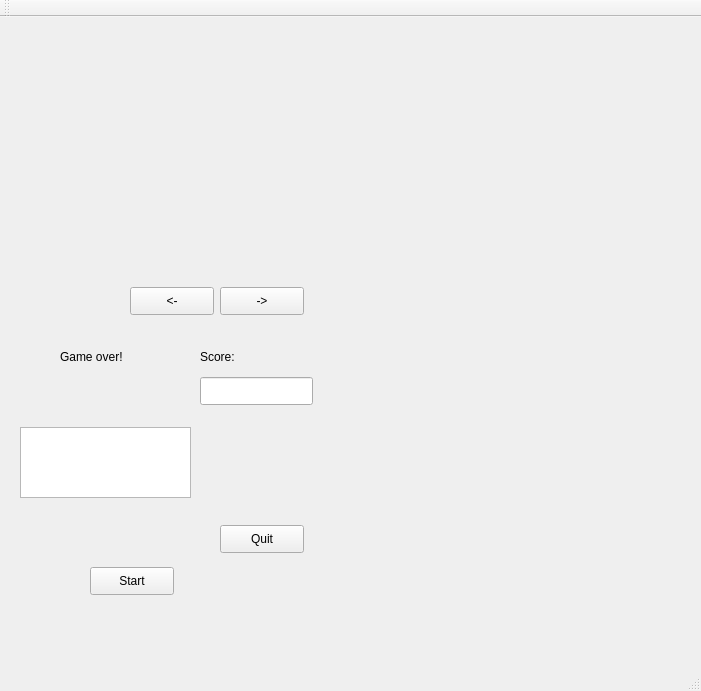
<?xml version="1.0" encoding="UTF-8"?>
<ui version="4.0">
 <class>MainWindow</class>
 <widget class="QMainWindow" name="MainWindow">
  <property name="geometry">
   <rect>
    <x>0</x>
    <y>0</y>
    <width>701</width>
    <height>691</height>
   </rect>
  </property>
  <property name="windowTitle">
   <string>Epic Tetris</string>
  </property>
  <widget class="QWidget" name="centralWidget">
   <widget class="QGraphicsView" name="graphicsView">
    <property name="geometry">
     <rect>
      <x>20</x>
      <y>410</y>
      <width>171</width>
      <height>71</height>
     </rect>
    </property>
   </widget>
   <widget class="QPushButton" name="START_btn">
    <property name="geometry">
     <rect>
      <x>90</x>
      <y>550</y>
      <width>84</width>
      <height>28</height>
     </rect>
    </property>
    <property name="text">
     <string>Start</string>
    </property>
    <property name="checkable">
     <bool>false</bool>
    </property>
   </widget>
   <widget class="QPushButton" name="LEFT_btn">
    <property name="geometry">
     <rect>
      <x>130</x>
      <y>270</y>
      <width>84</width>
      <height>28</height>
     </rect>
    </property>
    <property name="text">
     <string>&lt;-</string>
    </property>
   </widget>
   <widget class="QPushButton" name="RIGHT_btn">
    <property name="geometry">
     <rect>
      <x>220</x>
      <y>270</y>
      <width>84</width>
      <height>28</height>
     </rect>
    </property>
    <property name="text">
     <string>-&gt;</string>
    </property>
   </widget>
   <widget class="QPushButton" name="QUIT_btn">
    <property name="geometry">
     <rect>
      <x>220</x>
      <y>508</y>
      <width>84</width>
      <height>28</height>
     </rect>
    </property>
    <property name="text">
     <string>Quit</string>
    </property>
   </widget>
   <widget class="QLineEdit" name="SCORE">
    <property name="geometry">
     <rect>
      <x>200</x>
      <y>360</y>
      <width>113</width>
      <height>28</height>
     </rect>
    </property>
    <property name="readOnly">
     <bool>true</bool>
    </property>
   </widget>
   <widget class="QLabel" name="SCORE_lbl">
    <property name="geometry">
     <rect>
      <x>200</x>
      <y>330</y>
      <width>63</width>
      <height>20</height>
     </rect>
    </property>
    <property name="text">
     <string>Score:</string>
    </property>
   </widget>
   <widget class="QLabel" name="GOVER_lbl">
    <property name="geometry">
     <rect>
      <x>60</x>
      <y>330</y>
      <width>81</width>
      <height>20</height>
     </rect>
    </property>
    <property name="autoFillBackground">
     <bool>false</bool>
    </property>
    <property name="text">
     <string>Game over!</string>
    </property>
   </widget>
  </widget>
  <widget class="QToolBar" name="mainToolBar">
   <attribute name="toolBarArea">
    <enum>TopToolBarArea</enum>
   </attribute>
   <attribute name="toolBarBreak">
    <bool>false</bool>
   </attribute>
  </widget>
  <widget class="QStatusBar" name="statusBar"/>
 </widget>
 <layoutdefault spacing="6" margin="11"/>
 <resources/>
 <connections>
  <connection>
   <sender>QUIT_btn</sender>
   <signal>clicked()</signal>
   <receiver>MainWindow</receiver>
   <slot>close()</slot>
   <hints>
    <hint type="sourcelabel">
     <x>251</x>
     <y>543</y>
    </hint>
    <hint type="destinationlabel">
     <x>267</x>
     <y>586</y>
    </hint>
   </hints>
  </connection>
 </connections>
</ui>
